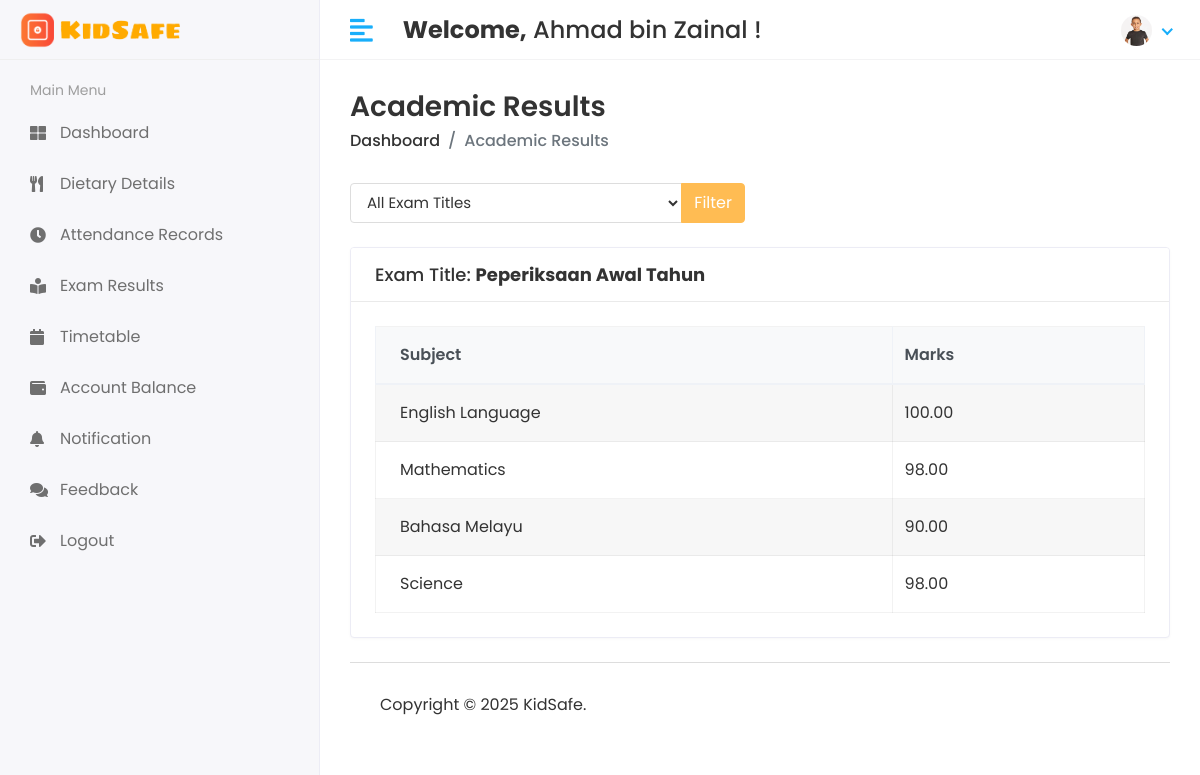
/student/academic-results/ (signed in), run on an earlier commit of the app's database.
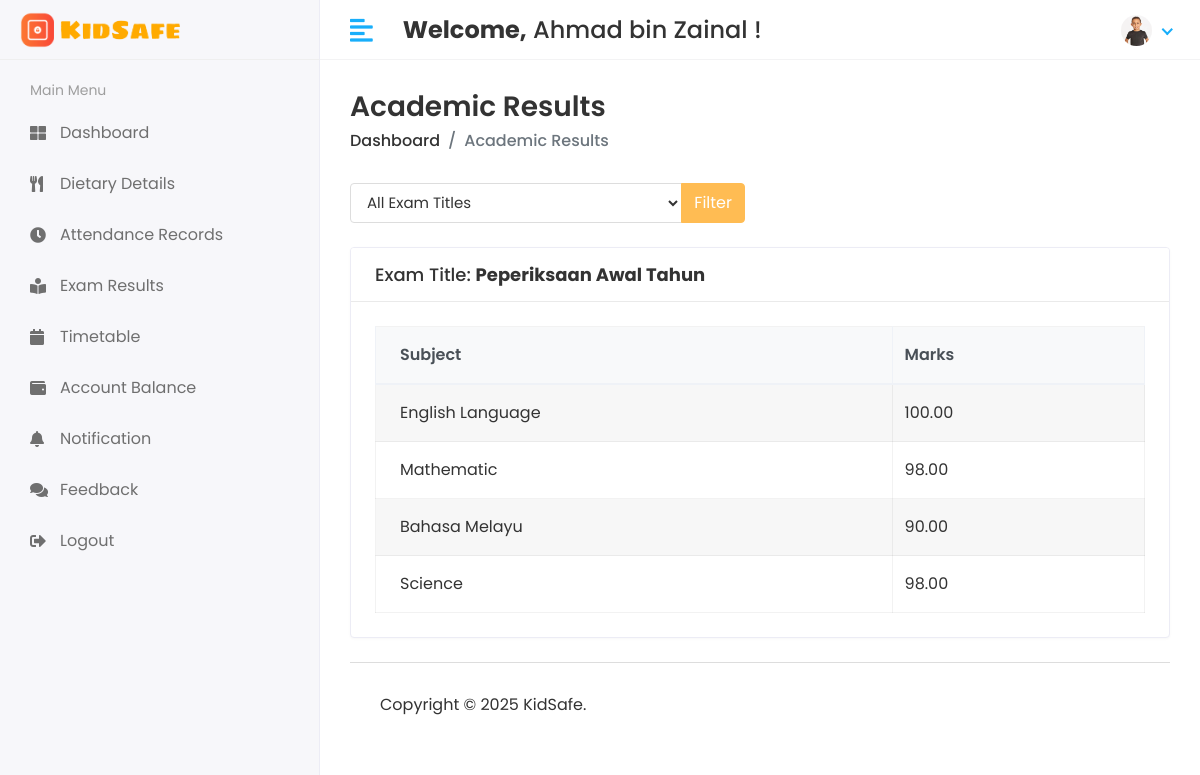
And on a later commit of the database.
### kidsafe_app/models.py (models this page shows, shortened)
class ExamResult(models.Model):
    exam_title = models.ForeignKey(ExamTitle, on_delete=models.CASCADE, null=True, blank=True)  # Make the field nullable
    student = models.ForeignKey(Student, on_delete=models.CASCADE)
    subject = models.ForeignKey(Subject, on_delete=models.CASCADE)
    marks = models.DecimalField(max_digits=5, decimal_places=2)
    created_at = models.DateTimeField(auto_now_add=True)
    updated_at = models.DateTimeField(auto_now=True)

class Subject(models.Model):
    name = models.CharField(max_length=100)
    teacher = models.ForeignKey(Teacher, on_delete=models.CASCADE)  # Assign a teacher to the subject
    created_at = models.DateTimeField(auto_now_add=True)
    updated_at = models.DateTimeField(auto_now=True)

### kidsafe_project/student_views.py (the view)
# urls.py: path('student/academic-results/', student_views.academic_results, name='academic_results'),
@login_required(login_url='/')
def academic_results(request):
    student = get_object_or_404(Student, admin=request.user)
    exam_titles = ExamTitle.objects.all()  # Fetch all exam titles
    selected_exam_title_id = request.GET.get('exam_title_id')
    results = ExamResult.objects.filter(student=student).select_related('subject', 'exam_title')
    if selected_exam_title_id:
        results = results.filter(exam_title_id=selected_exam_title_id)
    grouped_results = {}
    for result in results:
        exam_title = result.exam_title.title
        if exam_title not in grouped_results:
            grouped_results[exam_title] = []
        grouped_results[exam_title].append(result)
    context = {
        'grouped_results': grouped_results,
        'exam_titles': exam_titles,
        'selected_exam_title_id': selected_exam_title_id,
    }
    return render(request, 'student/academic_results.html', context)

### templates/student/academic_results.html (shortened to what this page needs)
{% extends 'base.html' %}
{% block content %}
<div class="page-header">
    <div class="row align-items-center">
        <div class="col">
            <h3 class="page-title">Academic Results</h3>
            <ul class="breadcrumb">
                <li class="breadcrumb-item"><a href="{% url 'student_home' %}">Dashboard</a></li>
                <li class="breadcrumb-item active">Academic Results</li>
            </ul>
        </div>
    </div>
</div>
<div class="row mb-4">
    <div class="col-md-6">
        <form method="get" action="{% url 'academic_results' %}">
            <div class="input-group">
                <select class="form-control" name="exam_title_id">
                    <option value="">All Exam Titles</option>
                </select>
                <div class="input-group-append">
                    <button class="btn btn-primary" type="submit">Filter</button>
                </div>
            </div>
        </form>
    </div>
</div>
<div class="row">
    <div class="col-md-12">
        {% if grouped_results %}
            {% for exam_title, results in grouped_results.items %}
                <div class="card card-table mb-4">
                    <div class="card-header">
                        <h4 class="card-title">Exam Title: <strong>{{ exam_title }}</strong></h4>
                    </div>
                    <div class="card-body">
                        <div class="table-responsive">
                            <table class="table table-bordered table-striped">
                                <thead class="thead-light">
                                    <tr>
                                        <th>Subject</th>
                                        <th>Marks</th>
                                    </tr>
                                </thead>
                                <tbody>
                                    {% for result in results %}
                                        <tr>
                                            <td>{{ result.subject.name }}</td>
                                            <td>{{ result.marks }}</td>
                                        </tr>
                                    {% empty %}
                                        <tr>
                                            <td colspan="2" class="text-center">No results available for this exam.</td>
                                        </tr>
                                    {% endfor %}
                                </tbody>
                            </table>
                        </div>
                    </div>
                </div>
            {% endfor %}
        {% else %}
            <div class="card">
                <div class="card-body">
                    <p class="text-center">No academic results available.</p>
                </div>
            </div>
        {% endif %}
    </div>
</div>
{% endblock %}

What changed in the data, as far as the page shows it:
changed through a linked row, ExamResult: subject.name "Mathematics" → "Mathematic"
